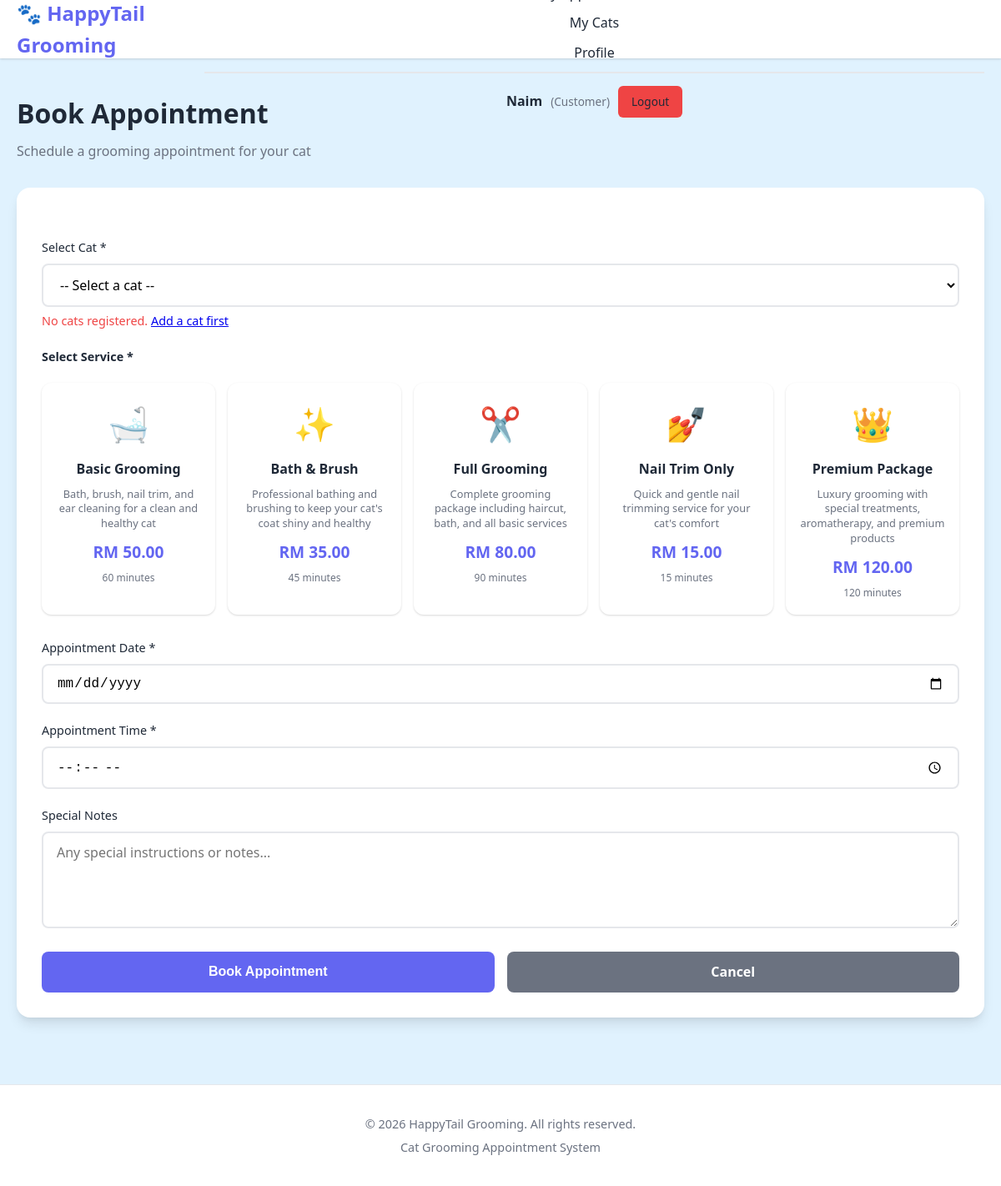
The page /book_appointment.php (signed in) on the database its author committed.
### tables this page shows
CREATE TABLE IF NOT EXISTS `services` (
`service_id` int(11) NOT NULL,
  `service_name` varchar(100) NOT NULL,
  `price` decimal(8,2) NOT NULL,
  `duration` int(11) NOT NULL DEFAULT '60' COMMENT 'Duration in minutes',
  `description` text
);

### book_appointment.php (the view, shortened to what this page needs)
<?php
include "../db.php";
$user_id = (int)$_SESSION['user_id'];
$customer_query = "SELECT customer_id FROM customers WHERE user_id = ?";
$stmt = mysqli_prepare($conn, $customer_query);
mysqli_stmt_bind_param($stmt, "i", $user_id);
mysqli_stmt_execute($stmt);
$customer_result = mysqli_stmt_get_result($stmt);
$customer_data = mysqli_fetch_assoc($customer_result);
$customer_id = isset($customer_data['customer_id']) ? (int)$customer_data['customer_id'] : null;
if ($customer_id) {
    $cats_query = "SELECT * FROM cats WHERE customer_id = ? ORDER BY cat_name";
    $stmt = mysqli_prepare($conn, $cats_query);
    if ($stmt === false) {
        $cats_result = false;
        error_log("Error preparing cats query: " . mysqli_error($conn));
    } else {
        mysqli_stmt_bind_param($stmt, "i", $customer_id);
        mysqli_stmt_execute($stmt);
        $cats_result = mysqli_stmt_get_result($stmt);
    }
} else {
    $cats_query = "SELECT * FROM cats WHERE customer_id = 0";
    $cats_result = mysqli_query($conn, $cats_query);
}
$services_query = "SELECT * FROM services ORDER BY service_name";
$services_result = mysqli_query($conn, $services_query);
$services_error = '';
function getServiceIcon($service_name) {
    $icons = [
        'Basic Grooming' => '🛁',
        'Full Grooming' => '✂️',
        'Nail Trim Only' => '💅',
        'Bath & Brush' => '✨',
        'Premium Package' => '👑'
    ];
    return isset($icons[$service_name]) ? $icons[$service_name] : '🐱';
}
?>
<!DOCTYPE html>
<html lang="en">
<head>
    <link rel="stylesheet" href="../../css/style.css">
    <link rel="stylesheet" href="../../css/customer/customer.css">
    <link rel="stylesheet" href="../../css/home/index.css">
</head>
<body>
    <?php include "../menu.php"; ?>
    <div class="main-content">
        <div class="container">
            <div class="page-header">
                <h1>Book Appointment</h1>
                <p>Schedule a grooming appointment for your cat</p>
            </div>
            <?php if ($customer_id): ?>
                <div class="form-container" style="max-width: 1200px; margin: 0 auto;">
                    <form method="POST" action="" class="login-form">
                        <div class="form-group">
                            <label for="cat_id">Select Cat *</label>
                            <select id="cat_id" name="cat_id" required>
                                <option value="">-- Select a cat --</option>
                            </select>
                            <?php if ($cats_result === false || mysqli_num_rows($cats_result) == 0): ?>
                                <p style="color: #ef4444; font-size: 0.9rem; margin-top: 5px;">No cats registered. <a href="add_cat.php">Add a cat first</a></p>
                            <?php endif; ?>
                        </div>
                        <div class="form-group">
                            <label style="display: block; margin-bottom: 15px; font-weight: 600;">Select Service *</label>
                            <?php if ($services_error): ?>
                                <div class="error-message" style="padding: 15px; margin: 10px 0;">
                                    <?php echo htmlspecialchars($services_error); ?>
                                </div>
                            <?php elseif (mysqli_num_rows($services_result) == 0): ?>
                                <div class="alert-message" style="background-color: #fef3c7; color: #92400e; padding: 15px; border-radius: 8px; margin: 10px 0;">
                                    <p><strong>No services available.</strong> Please contact the administrator to add services to the system.</p>
                                </div>
                            <?php else: ?>
                                <div class="service-selection-grid" id="serviceGrid" required>
                                    <?php
                                    mysqli_data_seek($services_result, 0);
                                    while ($service = mysqli_fetch_assoc($services_result)) {
                                        $icon = getServiceIcon($service['service_name']);
                                        $description = htmlspecialchars(isset($service['description']) ? $service['description'] : $service['service_name']);
                                        $service_id_attr = 'service_' . $service['service_id'];
                                        echo '<label class="service-card-selectable" for="' . $service_id_attr . '">';
                                        echo '<div class="service-icon-selectable">' . $icon . '</div>';
                                        echo '<h3>' . htmlspecialchars($service['service_name']) . '</h3>';
                                        echo '<p>' . $description . '</p>';
                                        echo '<div class="service-price-selectable">RM ' . number_format($service['price'], 2) . '</div>';
                                        echo '<div class="service-duration-selectable">' . $service['duration'] . ' minutes</div>';
                                        echo '</label>';
                                    }
                                    ?>
                                </div>
                            <?php endif; ?>
                        </div>
                        <div class="form-group">
                            <label for="appointment_date">Appointment Date *</label>
                            <input type="date" id="appointment_date" name="appointment_date"
                                   min="<?php echo date('Y-m-d'); ?>" required>
                        </div>
                        <div class="form-group">
                            <label for="appointment_time">Appointment Time *</label>
                            <input type="time" id="appointment_time" name="appointment_time" required>
                        </div>
                        <div class="form-group">
                            <label for="notes">Special Notes</label>
                            <textarea id="notes" name="notes" rows="4" placeholder="Any special instructions or notes..."></textarea>
                        </div>
                        <div class="form-buttons">
                            <button type="submit" class="btn btn-primary" <?php echo mysqli_num_rows($cats_result) == 0 ? 'disabled' : ''; ?>>Book Appointment</button>
                            <a href="my_appointments.php" class="btn btn-secondary">Cancel</a>
                        </div>
                    </form>
                </div>
            <?php else: ?>
                <div class="alert-message" style="background-color: #fef3c7; color: #92400e; padding: 20px; border-radius: 8px; margin: 20px 0;">
                    <p><strong>Profile Incomplete:</strong> Please complete your customer profile first. <a href="profile.php">Update Profile</a></p>
                </div>
            <?php endif; ?>
        </div>
    </div>
    <?php include "../footer.php"; ?>
</body>
</html>

### style.css (style rules this page uses)
* { margin: 0; padding: 0; box-sizing: border-box; }
:root { --primary-color: #6366f1; --primary-dark: #4f46e5; --secondary-color: #8b5cf6; --success-color: #10b981; --warning-color: #f59e0b; --danger-color: #ef4444; --text-primary: #1f2937; --text-secondary: #6b7280; --bg-primary: #ffffff; --bg-secondary: #e0f2fe; --bg-tertiary: #dbeafe; --border-color: #e5e7eb; --shadow: 0 1px 3px 0 rgba(0, 0, 0, 0.1), 0 1px 2px 0 rgba(0, 0, 0, 0.06); --shadow-lg: 0 10px 15px -3px rgba(0, 0, 0, 0.1), 0 4px 6px -2px rgba(0, 0, 0, 0.05); }
body { font-family: 'Segoe UI', Tahoma, Geneva, Verdana, sans-serif; background-color: var(--bg-secondary); color: var(--text-primary); line-height: 1.6; }
.login-form { margin-top: 30px; }
.form-group { margin-bottom: 20px; }
.form-group label { display: block; margin-bottom: 8px; color: var(--text-primary); font-weight: 500; font-size: 0.9rem; }
.form-group input { width: 100%; padding: 12px 16px; border: 2px solid var(--border-color); border-radius: 8px; font-size: 1rem; transition: all 0.3s ease; }
.form-group select, .form-group textarea { width: 100%; padding: 12px 16px; border: 2px solid var(--border-color); border-radius: 8px; font-size: 1rem; font-family: inherit; transition: all 0.3s ease; background-color: var(--bg-primary); }
.form-group textarea { resize: vertical; min-height: 100px; }
.btn { padding: 12px 24px; border: none; border-radius: 8px; font-size: 1rem; font-weight: 600; cursor: pointer; transition: all 0.3s ease; display: inline-block; text-decoration: none; text-align: center; min-width: 120px; }
.btn-secondary { background-color: #6b7280; color: white; }
.btn-primary { background-color: var(--primary-color); color: white; }
.main-content { min-height: calc(100vh - 70px - 80px); padding: 40px 20px; }
.container { max-width: 1200px; margin: 0 auto; }
.page-header { margin-bottom: 30px; }
.page-header h1 { font-size: 2rem; color: var(--text-primary); margin-bottom: 8px; }
.page-header p { color: var(--text-secondary); }

### customer.css (style rules this page uses)
:root { --customer-primary: #10b981; --customer-primary-dark: #059669; --customer-accent: #34d399; --customer-light: #d1fae5; }
.form-container { background: var(--bg-primary); border-radius: 16px; padding: 30px; box-shadow: var(--shadow-lg); margin: 20px 0; }

### index.css (style rules this page uses)
* { margin: 0; padding: 0; box-sizing: border-box; }
:root { --primary-color: #6366f1; --primary-dark: #4f46e5; --secondary-color: #8b5cf6; --success-color: #10b981; --warning-color: #f59e0b; --danger-color: #ef4444; --text-primary: #1f2937; --text-secondary: #6b7280; --bg-primary: #ffffff; --bg-secondary: #e0f2fe; --bg-tertiary: #dbeafe; --border-color: #e5e7eb; --shadow: 0 1px 3px 0 rgba(0, 0, 0, 0.1), 0 1px 2px 0 rgba(0, 0, 0, 0.06); --shadow-lg: 0 10px 15px -3px rgba(0, 0, 0, 0.1), 0 4px 6px -2px rgba(0, 0, 0, 0.05); }
body { font-family: 'Segoe UI', Tahoma, Geneva, Verdana, sans-serif; background-color: var(--bg-secondary); color: var(--text-primary); line-height: 1.6; }
.btn { padding: 12px 24px; border: none; border-radius: 8px; font-size: 1rem; font-weight: 600; cursor: pointer; transition: all 0.3s ease; text-decoration: none; display: inline-block; }
.btn-primary { background-color: var(--primary-color); color: white; }

### book_appointment.php (style rules this page uses)
.service-selection-grid { display: grid; grid-template-columns: repeat(auto-fit, minmax(160px, 1fr)); gap: 15px; margin: 20px 0; }
.service-card-selectable { background: var(--bg-primary); border-radius: 12px; padding: 15px; box-shadow: var(--shadow); transition: all 0.3s ease; text-align: center; cursor: pointer; border: 2px solid transparent; position: relative; }
.service-icon-selectable { font-size: 2.5rem; margin-bottom: 10px; }
.service-card-selectable h3 { font-size: 1rem; margin-bottom: 8px; color: var(--text-primary); }
.service-card-selectable p { color: var(--text-secondary); line-height: 1.4; margin-bottom: 10px; font-size: 0.8rem; }
.service-price-selectable { font-size: 1.2rem; font-weight: 700; color: var(--primary-color); margin-bottom: 5px; }
.service-duration-selectable { font-size: 0.75rem; color: var(--text-secondary); }
.form-buttons { display: flex; gap: 15px; margin-top: 20px; }
.form-buttons .btn { width: auto; flex: 1; }

### rows shown on the page
services: service_name "🛁", service_name "Basic Grooming", description "Bath, brush, nail trim, and ear cleaning for a clean and healthy cat", price "50.00", duration "60"
services: service_name "✨", service_name "Bath & Brush", description "Professional bathing and brushing to keep your cat's coat shiny and healthy", price "35.00", duration "45"
services: service_name "✂️", service_name "Full Grooming", description "Complete grooming package including haircut, bath, and all basic services", price "80.00", duration "90"
services: service_name "💅", service_name "Nail Trim Only", description "Quick and gentle nail trimming service for your cat's comfort", price "15.00", duration "15"
services: service_name "👑", service_name "Premium Package", description "Luxury grooming with special treatments, aromatherapy, and premium products", price "120.00", duration "120"

### other values the page prints
$_SESSION['name'] "Naim"
$role "Customer"
